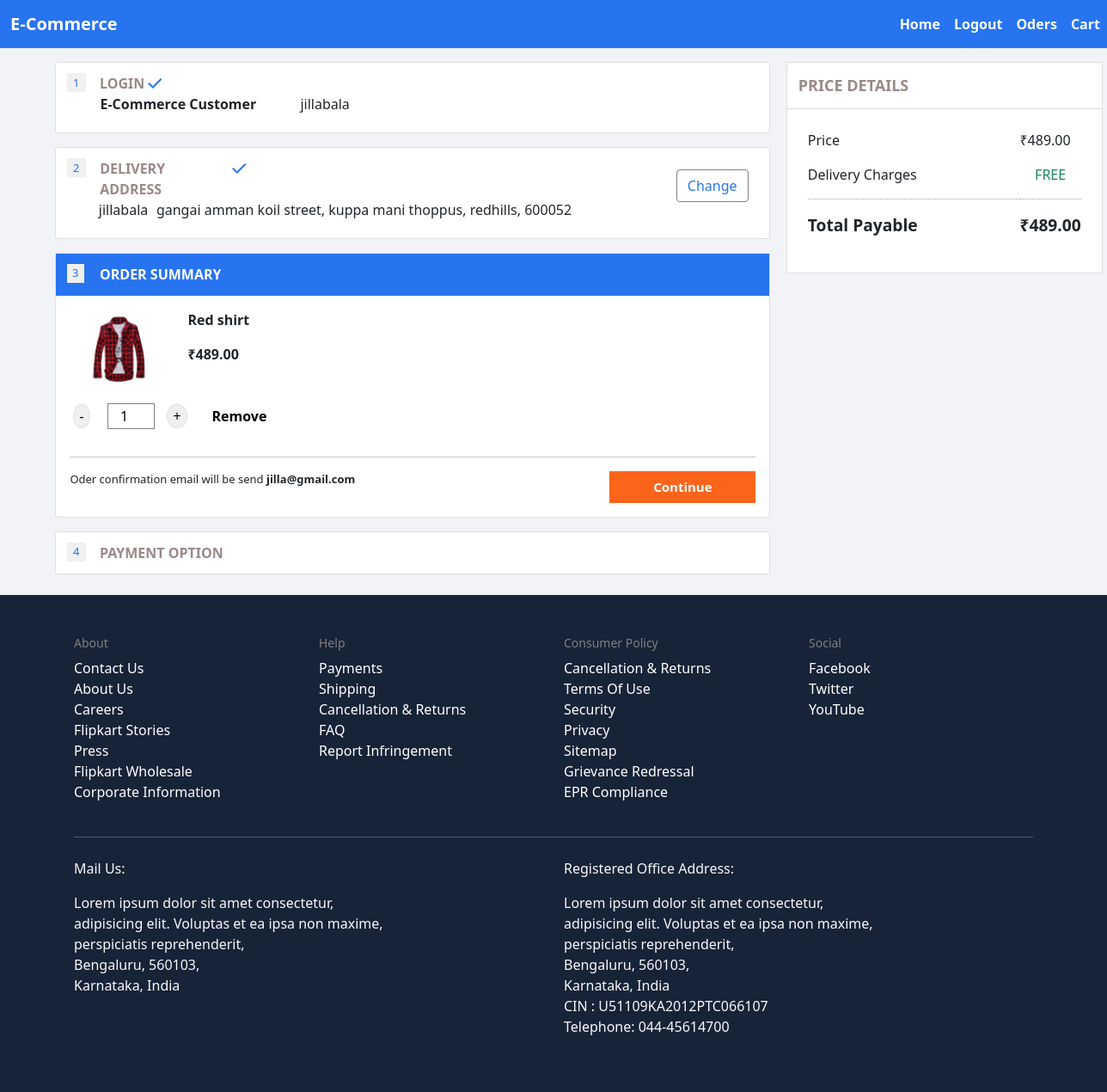
Page /product_details/2/2 (signed in) on the committed database.
### project/models.py (models this page shows, shortened)
class CustomUser(AbstractUser):
    email = models.EmailField(unique=True)
    address = models.TextField(null=True)
    username = models.CharField(max_length=150, unique=False)
    USERNAME_FIELD = 'email'
    REQUIRED_FIELDS = ['username']

class Product(models.Model):
    CATEGORY_CHOICES = [
        ('electronics', 'Electronics'),
        ('clothing', 'Clothing'),
        ('books', 'Books'),
        ('home', 'Home and Kitchen'),
        ('mobiles', 'Mobiles'),
    ]
    name = models.CharField(max_length=255)
    description = models.TextField(null=True)
    price = models.DecimalField(max_digits=10, decimal_places=2)
    image = models.ImageField(upload_to='products/')
    category = models.CharField(max_length=100, choices=CATEGORY_CHOICES)

### project/views.py (the view)
# urls.py: path('product_details/<int:product_id>/<int:order>', views.product_order, name='product_details'),
def product_order(request, product_id, order):
    product = Product.objects.get(id = product_id)
    if order == 1:
        print('hello-------------------------------')
        user = request.user
        order = Order.objects.create(user=user, order_status = 'pending', total_amount = product.price)
        OrderItem.objects.create(order= order, product = product, quantity = 1)
        return JsonResponse({ 'message': 'success'})
    return render(request, 'order.html', {'product': product})

### project/templates/order.html (shortened to what this page needs)
{% extends 'base.html' %}
{% load static %}
{% block content %}
<div class="full-container d-flex" style="margin-left: 5%;">
    <div class="first-col">
    <div class="card mt-3" style="width: 52rem;">
        {% if user.is_authenticated %}
            <div class="card-title" style="background-color: rgb(255, 255, 255);">
                <div class="" style="margin: 1.5%;">
                    <div class="d-flex">
                        <span class="text-center align-content-center" style="background-color: white; width: 22px; height: 22px; font-size: 13px; color: rgb(40,116,240); background-color: rgb(240,240,240);
                    margin-right: 2%;">1</span>
                        <p style="color: rgb(154,137,135); font-weight: 700; margin-bottom: 0;">LOGIN</p>
                        <span class="material-symbols-outlined" style="color: rgb(40,116,240);">check</span>
                    </div>
                <b style="margin: 4.8%;">E-Commerce Customer</b>&nbsp;&nbsp; {{user.username}}
                </div>
            </div>
        {% endif %}
    </div>
    {% if not user.is_authenticated %}
    <div class="card mt-3" style="width: 52rem;">
        <div class="card-title" style="background-color: rgb(255, 255, 255);">
            <div class="d-flex">
                <span id="2" class="text-center align-content-center" style="width: 22px; height: 22px; font-size: 13px; color: rgb(40,116,240); background-color: rgb(240,240,240);
                    margin-right: 2%;">2</span>
                <p style="color: rgb(154,137,135); margin: 1.5%; font-weight: 700;">DELIVERY ADDRESS</p>
            </div>
        </div>
    </div>
    {% elif user.is_authenticated  %}
    <div class="card mt-3" style="width: 52rem;">
        <div id="card2" class="card-title d-flex justify-content-between" style="background-color: rgb(255, 255, 255);">
            <div style="margin: 1.5%;">
                <div class="d-flex">
                    <span id="2" class="text-center align-content-center" style="width: 22px; height: 22px; font-size: 13px; color: rgb(40,116,240); background-color: rgb(240,240,240);
                        margin-right: 3%;">2</span>
                    <p id="delivery" style="color: rgb(154,137,135); font-weight: 700; margin-bottom: 0; width: 150px;">DELIVERY ADDRESS</p>
                    <span id="address_check" class="material-symbols-outlined" style="color: rgb(40,116,240);">check</span>
                </div>
                <span id="address" style="margin: 6.8%; white-space: nowrap; "><b style='font-weight: 500; margin-right: 1%; '>{{user.username}}</b> {{user.address}}</span>
            </div>
            <div class="address_change" style="padding: 3%;">
                <button onclick="change_address()" class="btn" style="background-color: white; border: 0.1px solid gray; font-weight: 500; color: rgb(40,116,240);">Change</button>
            </div>
        </div>
    </div>
    {% endif %}
    <div class="card mt-3" style="width: 52rem;">
        <div id="card3" class="card-title d-flex justify-content-between" style="background-color: rgb(40,116,240); margin-bottom: 0;">
            <div style="margin: 1.5%;">
                <div class="d-flex">
                    <span id="3" class="text-center align-content-center" style="width: 22px; height: 22px; font-size: 13px; color: rgb(40,116,240); background-color: rgb(240,240,240);
                        margin-right: 9%;">3</span>
                    <p id="order" style="color: white; font-weight: 700; margin-bottom: 0; width: 180px;">ORDER SUMMARY</p>
                </div>
            </div>
        </div>
        <div class="card-body" id="body3" style="display: block;">
            <div class="row">
                <div class="col-2 d-flex flex-row">
                    <img src="{{product.image.url}}" class="mx-auto" alt="" style="max-width: 80px; height: 80px;">
                </div>
                <div class="col-8">
                    <div class="d-flex flex-column mx-auto">
                        <p style="font-weight: 700;">{{product.name}}</p>
                        <p style="font-weight: 600;">₹{{product.price}}</p>
                    </div>
                </div>
            </div>
            <div class="input-group w-auto align-items-center">
                <input type="button" value="-" class="button-minus border rounded-circle  icon-shape icon-sm mx-1 " data-field="quantity">
                <input style="    width: 55px;
                margin: 2% 2%; height: 30px; border: 1px solid gray !important;" type="number" step="1" max="10" value="1" name="quantity" class="quantity-field border-0 text-center">
                <input type="button" value="+" class="button-plus border rounded-circle icon-shape icon-sm " data-field="quantity">
                <a class="btn" style="margin-left: 2%; background: transparent; font-weight: 600; color: rgb(0, 0, 0);">Remove</a >
            </div>
            <hr>
            <div class="d-flex justify-content-between">
            <p style="margin-bottom: 0; font-size: 13px;">Oder confirmation email will be send <b>{{user.email}}</b></p>
            <div class="justify-content-end align-items-center">
            <button class="btn" onclick="product()" style="background-color: rgb(251,100,27); font-weight: 600; font-size: 15px; color: white; width: 170px; border-radius: 0;">Continue</button>
            </div>
            </div>
        </div>
    </div>
    <div class="card mt-3" style="width: 52rem;">
        <div class="card-title" id="card4" style=" margin-bottom: 0; background-color: rgb(255, 255, 255);">
            <div style="margin: 1.5%;">
                <div class="d-flex">
                    <span id="4" class="text-center align-content-center" style="width: 22px; height: 22px; font-size: 13px; color: rgb(40,116,240); background-color: rgb(240,240,240);
                                margin-right: 2%;">4</span>
                    <p id="payment" style="color: rgb(154,137,135); font-weight: 700; margin-bottom: 0;">PAYMENT OPTION</p>
                </div>
            </div>
        </div>
    </div>
</div>
    <div class="second-col">
        <div class="card mt-3" style="width: 23rem; margin-left: 5%; border-radius: 0;">
            <div class="card-title" style="margin-bottom: 0; border-bottom: 1px solid rgb(220, 220, 220);">
                <p style="padding: 13px; margin-bottom: 0; font-weight: 700; font-size: 18px; color: rgb(154,137,135);">PRICE DETAILS</p>
            </div>
            <div class="card-body p-4 d-flex justify-content-between">
                <div class="price-name">
                    <p style="font-weight: 500;">Price</p>
                    <p style="font-weight: 500;">Delivery Charges</p>
                    <p style="border-bottom: 1px dotted rgb(160, 160, 160); width: 192%;"></p>
                    <p style="font-weight: 700; font-size: larger;">Total Payable</p>
                </div>
                <div class="price">
                    <p style="font-weight: 500;">₹{{product.price}}</p>
                    <p class="text-success text-center" style="font-weight: 500;">FREE</p>
                    <p style="border-bottom: 1px dotted rgb(160, 160, 160);"></p>
                    <p style="font-weight: 700; font-size: larger;">₹{{product.price}}</p>
                </div>
            </div>
        </div>
    </div>
</div>
{% endblock content %}

### project/static/css/main.css (style rules this page uses)
.card img { width: 75%; height: 60%; margin: 6%; }
.box input[type='text'],input[type='number'] { height: 50px; border-radius: 10px; }

### project/templates/base.html (style rules this page uses)
body { background-color: rgb(241,243,246); }

### project/templates/log.html (style rules this page uses)
:root { --primary: #11998e; --secondary: #38ef7d; --white: #fff; --gray: #9b9b9b; }

### rows in the picture
CustomUser: username "jillabala", address "gangai amman koil street, kuppa mani thoppus, redhills, 600052", email "jilla@gmail.com"
Product: image (picture), name "Red shirt", price "489.00"
